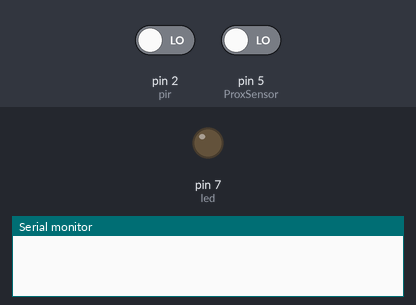
Bench run of a sketch on a simulated Arduino Uno, built with avr-gcc and run on an emulated ATmega328P. Parts: output pins drawn as LEDs (lit = HIGH), the last lines printed to the serial monitor. Dashed ring = blinking. Inputs (shaded band) come from the test bench; at power-on: pin 2 (pir) LOW, pin 5 (ProxSensor) LOW.

Above: at 1.8 s.
1.9 s: pin 2 (pir) driven HIGH and pin 5 (ProxSensor) driven HIGH
At 2.2 s:
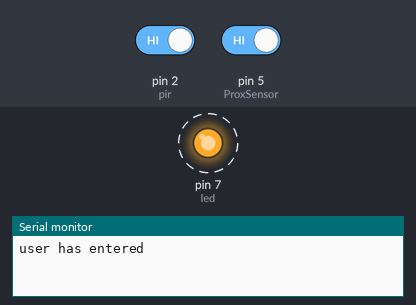
6.0 s: pin 2 (pir) driven LOW
At 6.8 s:
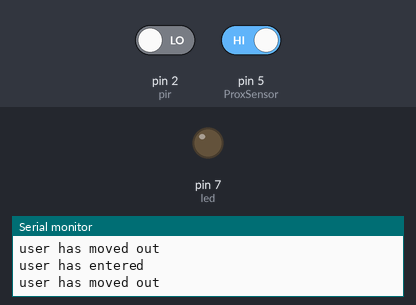
7.5 s: pin 2 (pir) driven HIGH
At 11.5 s:
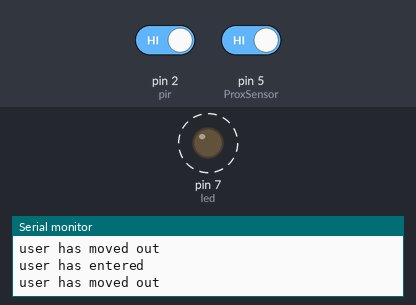
11.6 s: pin 5 (ProxSensor) driven LOW
At 12.5 s:
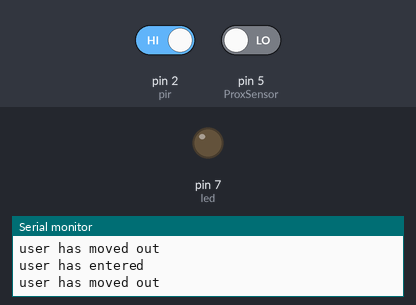
Timing chart, 0 to 14.1 s (numbered marks = the images above; inputs shaded):
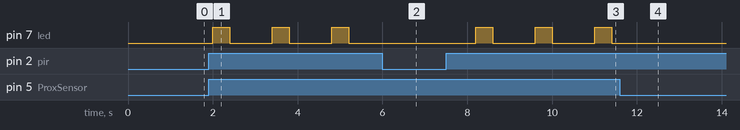

The sketch:

pir.ino
```cpp
int pir=2; //The output of PIR sensor connected to pin 7
int pir_value; //variable to hold read sensor value
int led=7;
const int ProxSensor=5;
boolean state_pir = false;
boolean state_prox = false;


void setup()
{

pinMode(ProxSensor,INPUT);
pinMode(pir,INPUT); // configuring pin 7 as Input

pinMode(led,OUTPUT); // configuring pin 7 as Input
Serial.begin(9600); // To show output value of sensor in serial monitor
}

void loop()
{
pir_value=digitalRead(pir); // Reading sensor value from pin 7

if(digitalRead(pir)==HIGH)
{
  state_pir=!state_pir;
}
if(state_pir)
{
  if(digitalRead(ProxSensor)== HIGH)
  {
  digitalWrite(led,HIGH);
  Serial.println("user has entered");
  delay(200);
  digitalWrite(led,LOW);
    state_pir=!state_pir;
  }
}
if(digitalRead(ProxSensor)==HIGH)
{
  state_prox=!state_prox;
}
  if(state_prox)
  {
  if(digitalRead(pir)== HIGH)
  {
  digitalWrite(led,HIGH);
  Serial.println("user has moved out");
  delay(200);
  digitalWrite(led,LOW);
  state_prox=!state_prox;
  }
}
//Serial.println(sensor_value); // Printing output to serial monitor
delay(1000);
}
```

Measured:
- after the input at 1.9 s, pin 7 (led): alternates HIGH for 0.40 s and LOW for 1.0 s, starting after 0.10 s
- after the input at 6.0 s, pin 7 (led): stays LOW (without the input it goes to HIGH after 0.20 s)
- after the input at 7.5 s, pin 7 (led): alternates HIGH for 0.40 s and LOW for 1.0 s, starting after 0.70 s
- after the input at 11.6 s, pin 7 (led): stays LOW (without the input it goes to HIGH after 0.80 s)
